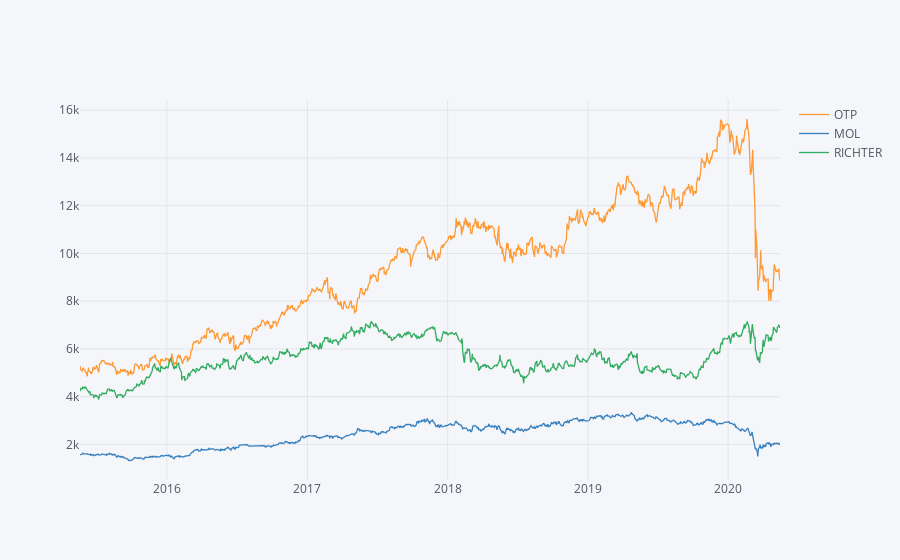

Notebook cell for this chart:
### Markdown cell above
An interactive plot using plotly and cufflinks:

### Code cell
stocks.xs(key='Close',axis=1,level='Stock Info').iplot()

### Figure 1 — Plotly figure (JSON) as saved in the notebook; plotly's stock layout.template omitted (floating-point values rounded to 4 significant figures; data arrays with more than 128 entries replaced by an {"elided": "..."} marker saying what was removed)
{"data": [{"line": {"color": "rgba(255, 153, 51, 1.0)", "dash": "solid", "shape": "linear", "width": 1.3}, "mode": "lines", "name": "OTP", "text": "", "type": "scatter", "x": {"elided": "1241 str values"}, "y": {"elided": "1241 float values"}}, {"line": {"color": "rgba(55, 128, 191, 1.0)", "dash": "solid", "shape": "linear", "width": 1.3}, "mode": "lines", "name": "MOL", "text": "", "type": "scatter", "x": {"elided": "1241 str values"}, "y": {"elided": "1241 float values"}}, {"line": {"color": "rgba(50, 171, 96, 1.0)", "dash": "solid", "shape": "linear", "width": 1.3}, "mode": "lines", "name": "RICHTER", "text": "", "type": "scatter", "x": {"elided": "1241 str values"}, "y": {"elided": "1241 float values"}}], "layout": {"legend": {"bgcolor": "#F5F6F9", "font": {"color": "#4D5663"}}, "paper_bgcolor": "#F5F6F9", "plot_bgcolor": "#F5F6F9", "title": {"font": {"color": "#4D5663"}}, "xaxis": {"gridcolor": "#E1E5ED", "showgrid": true, "tickfont": {"color": "#4D5663"}, "title": {"font": {"color": "#4D5663"}, "text": ""}, "zerolinecolor": "#E1E5ED"}, "yaxis": {"gridcolor": "#E1E5ED", "showgrid": true, "tickfont": {"color": "#4D5663"}, "title": {"font": {"color": "#4D5663"}, "text": ""}, "zerolinecolor": "#E1E5ED"}}}
